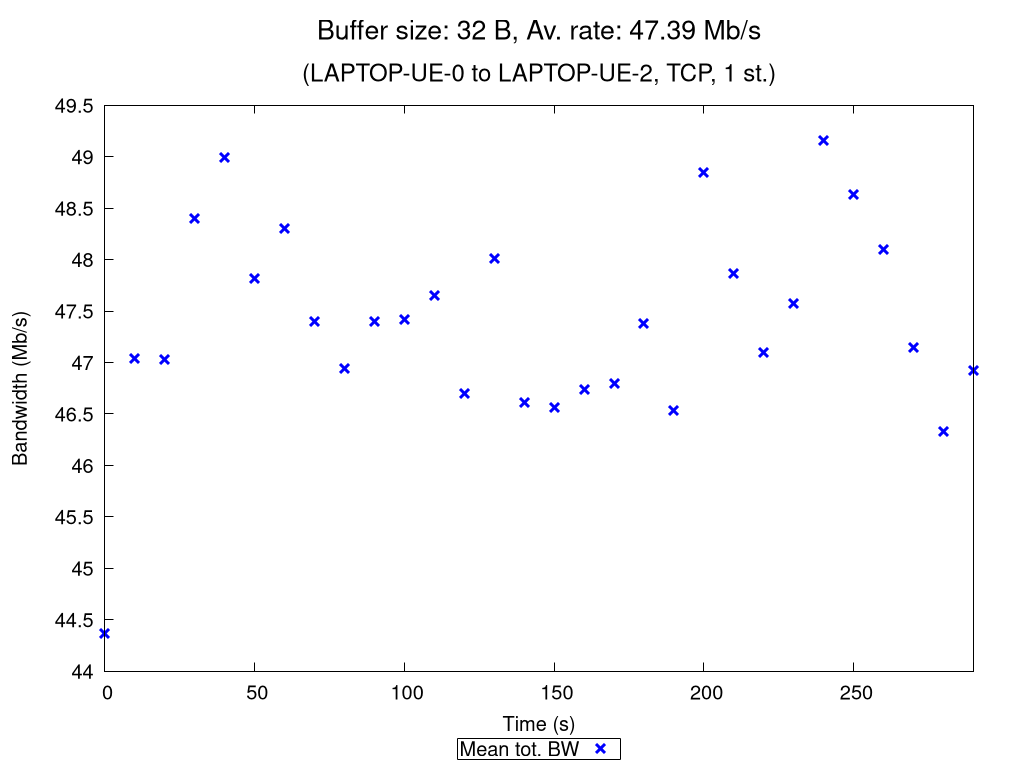

Generate this figure with gnuplot:
set terminal pngcairo nocrop enhanced size 1024,768 font "Verdana,15"
set output "TCP_1_st_2020_10_13_00-36-50_one2two_00032B.png"

set title "{/=20 Buffer size: 32 B, Av. rate: 47.39 Mb/s}\n\n{/=18 (LAPTOP-UE-0 to LAPTOP-UE-2, TCP, 1 st.)}"

set xlabel "Time (s)"
set ylabel "Bandwidth (Mb/s)"
set ytics nomirror
set key bmargin center horizontal box samplen 1 width -1
set bmargin 4.6
set rmargin 4.5

rf = 1000000.0  # rate factor
set style fill transparent solid 0.2 noborder
set autoscale xfix
plot "TCP_1_st_2020_10_13_00-36-50_one2two_00032B_iperf_processed.dat" using 1:($2/rf-$3/rf):($2/rf+$3/rf) with filledcurves lc rgb "blue" notitle, \
     "" using 1:($2/rf) with points pt 2 ps 1.5 lw 3 lc rgb "blue" title "Mean tot. BW", \
